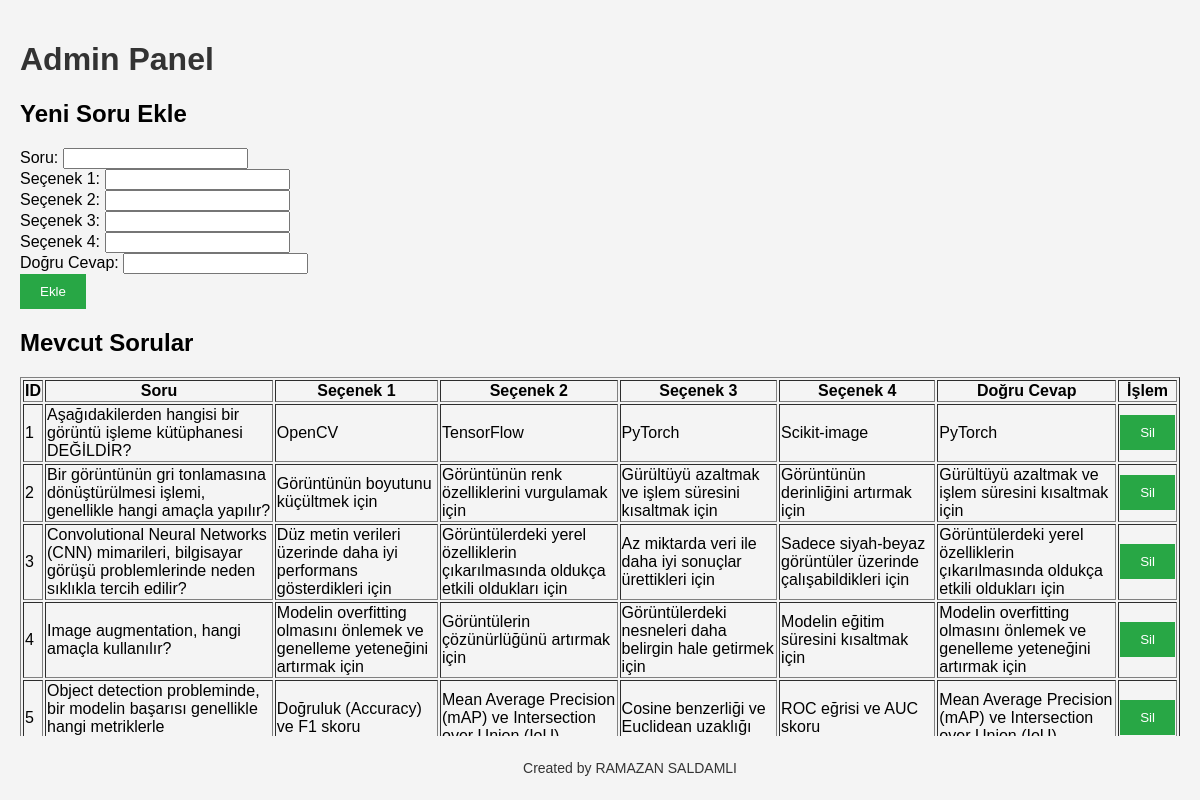
The page /admin on the database its author committed.
### app.py (models this page shows)
class Question(db.Model):
    id = db.Column(db.Integer, primary_key=True)
    question = db.Column(db.String(255), nullable=False)
    option1 = db.Column(db.String(100), nullable=False)
    option2 = db.Column(db.String(100), nullable=False)
    option3 = db.Column(db.String(100), nullable=False)
    option4 = db.Column(db.String(100), nullable=False)
    answer = db.Column(db.String(100), nullable=False)

### app.py (the view, shortened to what this page needs)
@app.route('/admin', methods=['GET', 'POST'])
def admin():
    questions = Question.query.all()
    return render_template('admin.html', questions=questions)

### templates/admin.html (shortened to what this page needs)
<!DOCTYPE html>
<html lang="en">
<head>
    <link rel="stylesheet" href="{{ url_for('static', filename='style.css') }}">
</head>
<body>
    <h1>Admin Panel</h1>
    <h2>Yeni Soru Ekle</h2>
    <form method="post" action="{{ url_for('admin') }}">
        <label for="question">Soru:</label>
        <input type="text" id="question" name="question" required><br>
        <label for="option1">Seçenek 1:</label>
        <input type="text" id="option1" name="option1" required><br>
        <label for="option2">Seçenek 2:</label>
        <input type="text" id="option2" name="option2" required><br>
        <label for="option3">Seçenek 3:</label>
        <input type="text" id="option3" name="option3" required><br>
        <label for="option4">Seçenek 4:</label>
        <input type="text" id="option4" name="option4" required><br>
        <label for="answer">Doğru Cevap:</label>
        <input type="text" id="answer" name="answer" required><br>
        <button type="submit">Ekle</button>
    </form>
    <h2>Mevcut Sorular</h2>
    <table border="1">
        <tr>
            <th>ID</th>
            <th>Soru</th>
            <th>Seçenek 1</th>
            <th>Seçenek 2</th>
            <th>Seçenek 3</th>
            <th>Seçenek 4</th>
            <th>Doğru Cevap</th>
            <th>İşlem</th>
        </tr>
        {% for question in questions %}
        <tr>
            <td>{{ question.id }}</td>
            <td>{{ question.question }}</td>
            <td>{{ question.option1 }}</td>
            <td>{{ question.option2 }}</td>
            <td>{{ question.option3 }}</td>
            <td>{{ question.option4 }}</td>
            <td>{{ question.answer }}</td>
            <td>
                <form method="post" action="{{ url_for('delete_question', question_id=question.id) }}" style="display:inline;">
                    <button type="submit">Sil</button>
                </form>
            </td>
        </tr>
        {% endfor %}
    </table>
    <div class="createdby">
        <p >Created by RAMAZAN SALDAMLI</p>
    </div>
</body>
</html>

### static/style.css (style rules this page uses)
body { font-family: Arial, sans-serif; margin: 0; padding: 20px; background-color: #f4f4f4; }
h1 { color: #333; }
.createdby { position: fixed; bottom: 0; width: 100%; text-align: center; padding: 10px; background-color: #f4f4f4; color: #333; font-size: 14px; }
form { margin: 20px 0; }
button { padding: 10px 20px; background-color: #28a745; color: white; border: none; cursor: pointer; }

### rows shown on the page
Question: id "1", question "Aşağıdakilerden hangisi bir görüntü işleme kütüphanesi DEĞİLDİR?", option1 "OpenCV", option2 "TensorFlow", option3 "PyTorch", option4 "Scikit-image", answer "PyTorch"
Question: id "2", question "Bir görüntünün gri tonlamasına dönüştürülmesi işlemi, genellikle hangi amaçla yapılır?", option1 "Görüntünün boyutunu küçültmek için", option2 "Görüntünün renk özelliklerini vurgulamak için", option3 "Gürültüyü azaltmak ve işlem süresini kısaltmak için", option4 "Görüntünün derinliğini artırmak için", answer "Gürültüyü azaltmak ve işlem süresini kısaltmak için"
Question: id "3", question "Convolutional Neural Networks (CNN) mimarileri, bilgisayar görüşü problemlerinde neden sıklıkla tercih edilir?", option1 "Düz metin verileri üzerinde daha iyi performans gösterdikleri için", option2 "Görüntülerdeki yerel özelliklerin çıkarılmasında oldukça etkili oldukları için", option3 "Az miktarda veri ile daha iyi sonuçlar ürettikleri için", option4 "Sadece siyah-beyaz görüntüler üzerinde çalışabildikleri için", answer "Görüntülerdeki yerel özelliklerin çıkarılmasında oldukça etkili oldukları için"
Question: id "4", question "Image augmentation, hangi amaçla kullanılır?", option1 "Modelin overfitting olmasını önlemek ve genelleme yeteneğini artırmak için", option2 "Görüntülerin çözünürlüğünü artırmak için", option3 "Görüntülerdeki nesneleri daha belirgin hale getirmek için", option4 "Modelin eğitim süresini kısaltmak için", answer "Modelin overfitting olmasını önlemek ve genelleme yeteneğini artırmak için"
Question: id "5", question "Object detection probleminde, bir modelin başarısı genellikle hangi metriklerle…", option1 "Doğruluk (Accuracy) ve F1 skoru", option2 "Mean Average Precision (mAP) ve Intersection…", option3 "Cosine benzerliği ve Euclidean uzaklığı", option4 "ROC eğrisi ve AUC skoru", answer "Mean Average Precision (mAP) ve Intersection…"
